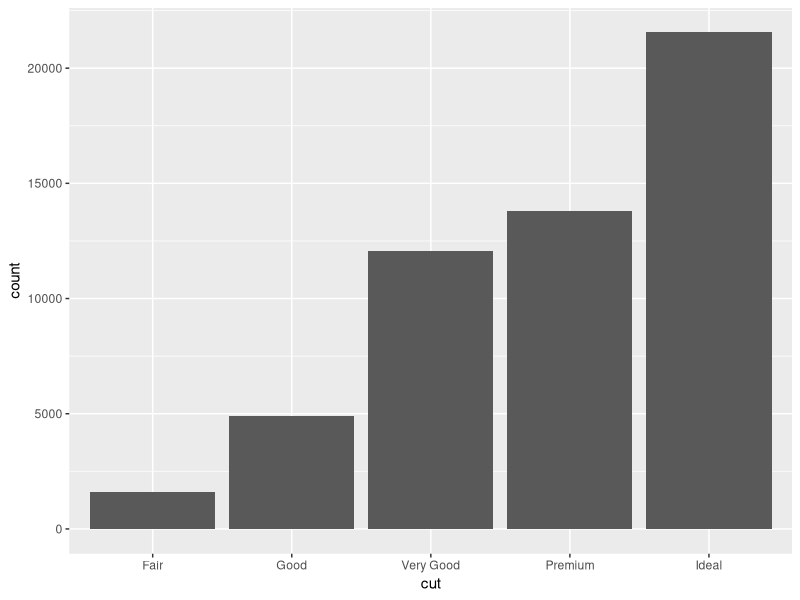
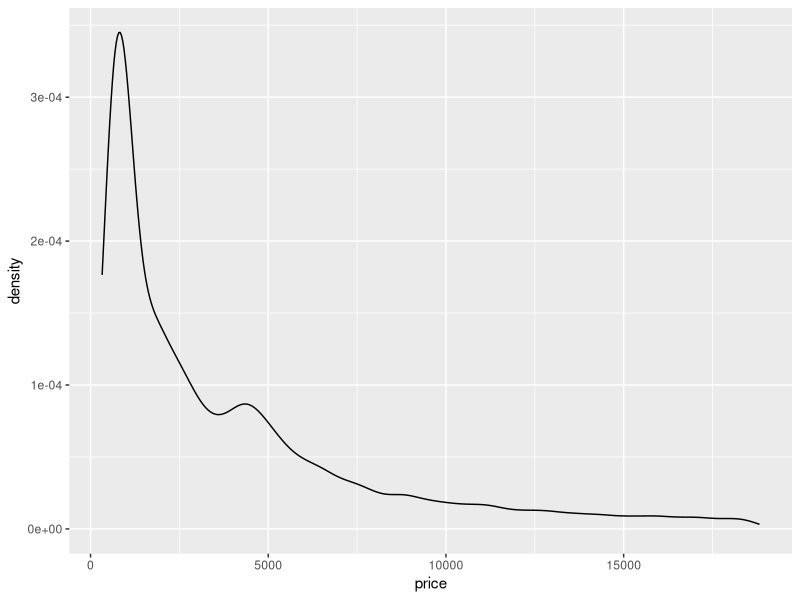
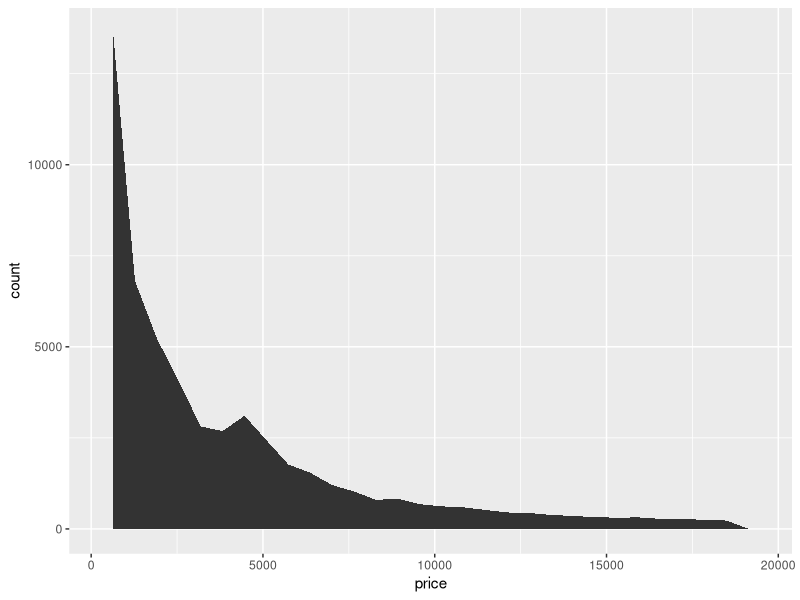
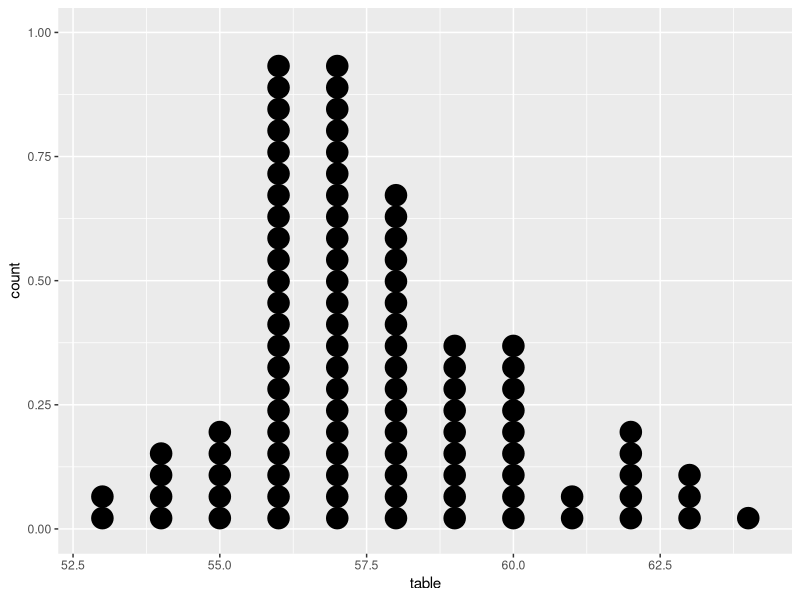
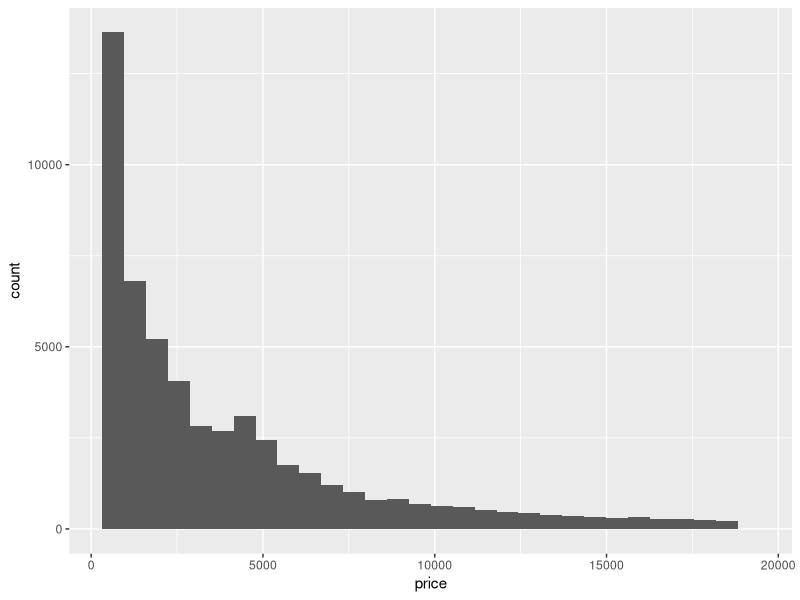
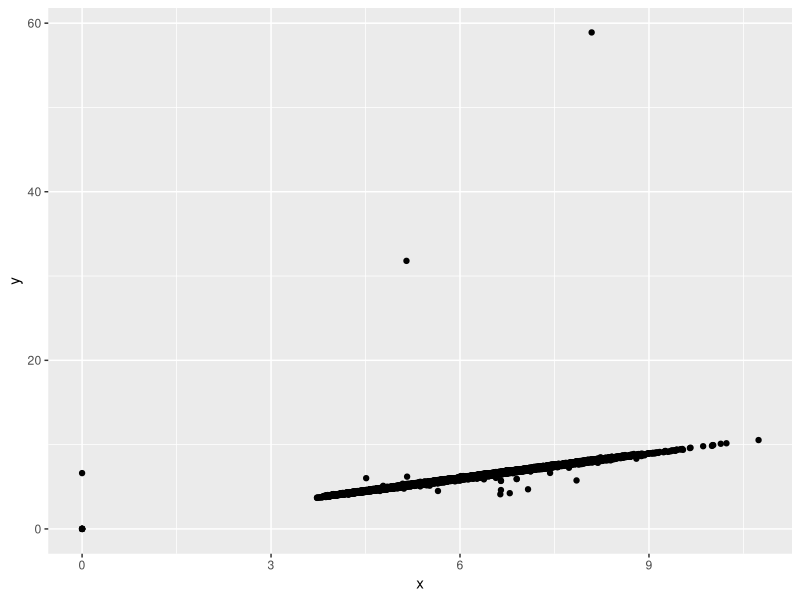
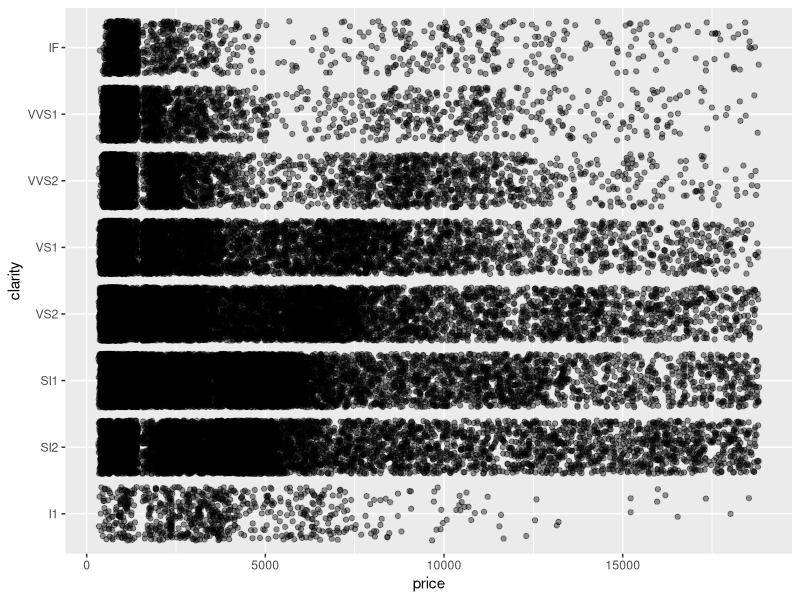
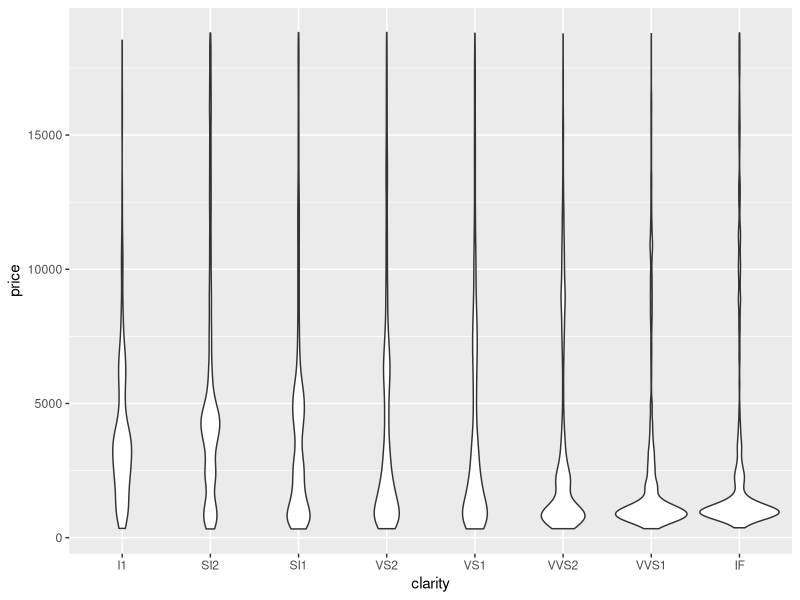

Generate these figures, in order, with R:
## ---- chunk 1
knitr::opts_chunk$set(echo = TRUE)
## ---- chunk 2
library(ggplot2)
suppressPackageStartupMessages(library(dplyr))
## ---- chunk 3
data("diamonds")
diamonds %>% glimpse()
## ---- chunk 4
diamonds %>%
  ggplot(aes(cut)) +
  geom_bar()
## ---- chunk 5
diamonds %>%
  ggplot(aes(x = price)) +
  geom_density()
## ---- chunk 6
diamonds %>%
  ggplot(aes(x = price)) +
  geom_area(stat = "bin")
## ---- chunk 7
diamonds %>%
  sample_n(100) %>%
  ggplot(aes(x = table)) +
  geom_dotplot()
## ---- chunk 8
diamonds %>%
  ggplot(aes(x = price)) +
  geom_histogram()
## ---- chunk 9
diamonds %>%
  ggplot(aes(x = x, y = y)) +
  geom_point()
## ---- chunk 10
diamonds %>%
  ggplot(aes(x = price, y = clarity)) +
  geom_jitter(alpha = 0.4)
## ---- chunk 11
diamonds %>%
  ggplot(aes(x = clarity, y = price)) +
  geom_violin()
## ---- chunk 12
diamonds %>%
  ggplot(aes(x = clarity, y = price)) +
  geom_boxplot()
## ---- chunk 13
diamonds %>%
  ggplot(aes(x = clarity, y = cut)) +
  geom_jitter(alpha = 0.4)
## ---- chunk 14
diamonds %>%
  ggplot(aes(x = x, y = y, col = price)) +
  geom_point() +
  scale_color_continuous(low = "green", high = "red")
## ---- chunk 15
diamonds %>%
  ggplot(aes(x = x, y = y, col = price)) +
  geom_point() +
  facet_grid(cut ~ color ) +
  scale_color_continuous(low = "green", high = "red")
## ---- chunk 16
diamonds %>%
  ggplot(data = ., aes(x = x, y = y, col = price, size = table)) +
  geom_point(alpha = 0.15) +
  facet_grid(cut ~ color) +
  scale_color_continuous(low = "green", high = "red")
